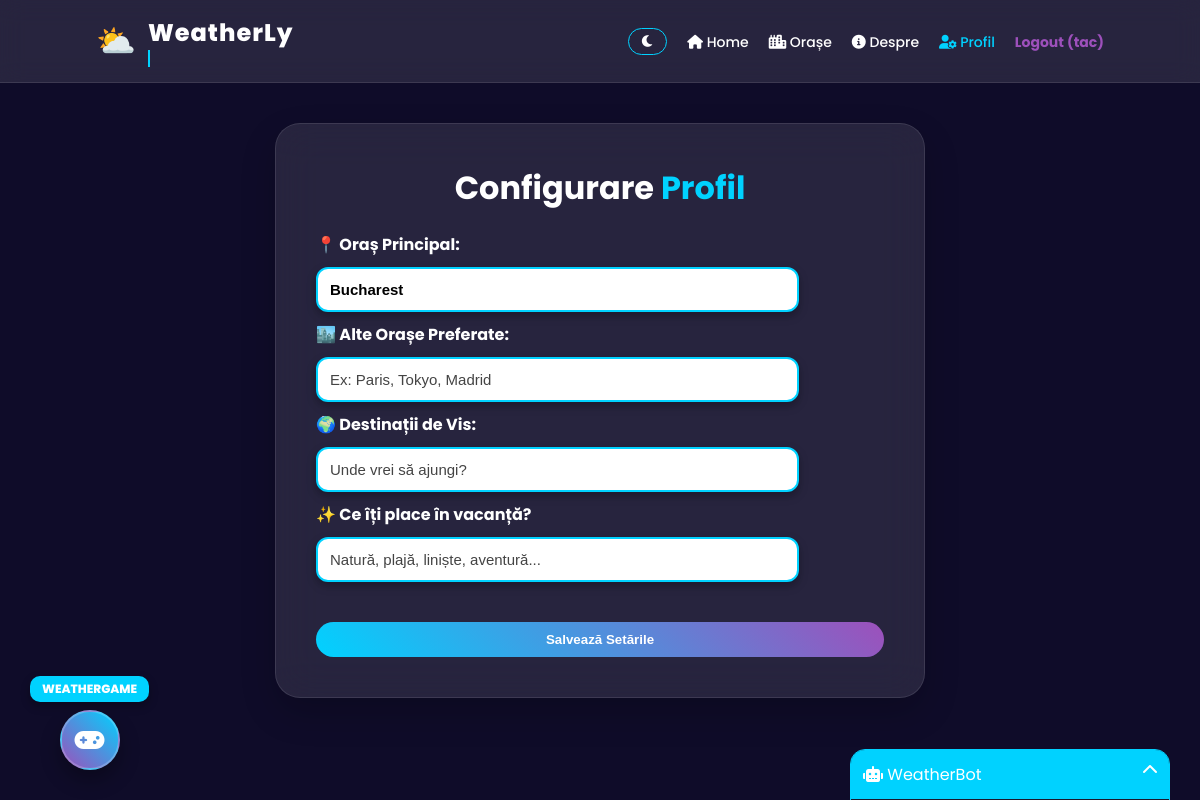
Page /settings (signed in) on the earlier database version.
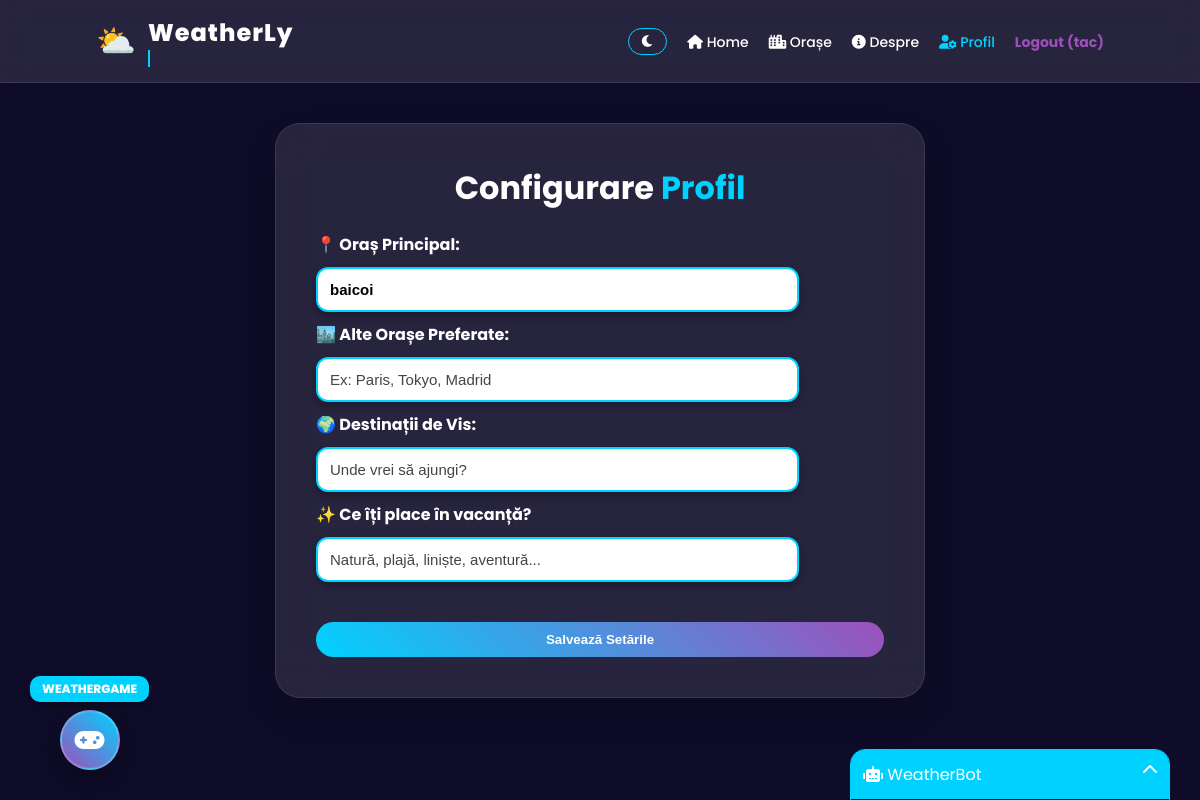
Same page on the later database version.
### auth.py (models this page shows)
class User(UserMixin, db.Model):
    id = db.Column(db.Integer, primary_key=True)
    username = db.Column(db.String(150), unique=True, nullable=False)
    password = db.Column(db.String(150), nullable=False)
    favorite_city = db.Column(db.String(100), default="Bucharest")
    other_cities = db.Column(db.String(500), default="") # Ex: "Paris, Londra"
    fav_destinations = db.Column(db.String(500), default="")
    interests = db.Column(db.String(500), default="") # Ex: "Natură, Soare, Plajă"

### app.py (the view, shortened to what this page needs)
@app.route("/settings", methods=["GET", "POST"])
@login_required
def settings():
    return render_template("settings.html", bg_video="login.mp4")

### app.py (called while the page is built)
@login_manager.user_loader
def load_user(user_id):
    return User.query.get(int(user_id))

### templates/settings.html
{% extends "base.html" %}
{% block content %}
<div class="card" style="max-width: 650px;">
    <h1>Configurare <span style="color: var(--primary);">Profil</span></h1>
    <form method="POST">
        <div style="text-align: left; margin-top: 20px;">
            <p><b>📍 Oraș Principal:</b></p>
            <input type="text" name="fav_city" value="{{ current_user.favorite_city }}" class="auth-input">
            <p><b>🏙️ Alte Orașe Preferate:</b></p>
            <input type="text" name="other_cities" value="{{ current_user.other_cities }}" class="auth-input" placeholder="Ex: Paris, Tokyo, Madrid">
            <p><b>🌍 Destinații de Vis:</b></p>
            <input type="text" name="fav_destinations" value="{{ current_user.fav_destinations }}" class="auth-input" placeholder="Unde vrei să ajungi?">
            <p><b>✨ Ce îți place în vacanță?</b></p>
            <input type="text" name="interests" value="{{ current_user.interests }}" class="auth-input" placeholder="Natură, plajă, liniște, aventură...">
        </div>
        <button type="submit" class="btn" style="width: 100%; margin-top: 30px;">Salvează Setările</button>
    </form>
</div>
{% endblock %}

### templates/base.html (shortened to what this page needs)
<!DOCTYPE html>
<html lang="ro">
<head>
    <link rel="stylesheet" href="{{ url_for('static', filename='style.css') }}">
    <link rel="stylesheet" href="https://cdnjs.cloudflare.com/ajax/libs/font-awesome/6.0.0/css/all.min.css">
</head>
<body>
    <nav class="navbar">
        <div class="logo-wrapper">
            <div class="logo-icon">⛅</div>
            <div class="logo-text-group">
                <a href="/" class="logo" style="padding:0; background:none; text-decoration: none;">WeatherLy</a>
                <div class="typing-sub">Rain or sun, we got you covered...</div>
            </div>
        </div>
        <ul class="nav-links">
            <li>
                <button onclick="toggleDarkMode()" class="btn" id="dark-btn" style="background:none; border:1px solid var(--primary); padding: 5px 12px; cursor: pointer;">
                    <i class="fas fa-moon"></i>
                </button>
            </li>
            <li><a href="/"><i class="fas fa-home"></i> Home</a></li>
            <li><a href="/popular_cities"><i class="fas fa-city"></i> Orașe</a></li>
            <li><a href="/about"><i class="fas fa-info-circle"></i> Despre</a></li>
            {% if current_user.is_authenticated %}
                <li><a href="/settings" style="color: var(--primary);"><i class="fas fa-user-cog"></i> Profil</a></li>
                <li><a href="/logout" style="color: var(--accent); font-weight: bold;">Logout ({{ current_user.username }})</a></li>
            {% else %}
                <li><a href="/login" class="btn">Login</a></li>
            {% endif %}
        </ul>
    </nav>
    <main>
        {% block content %}{% endblock %}
    </main>
    <div class="game-container-float">
        <div class="game-label">WeatherGame</div>
        <a href="/minigame" class="game-float-btn">
            <i class="fas fa-gamepad"></i>
        </a>
    </div>
    <div id="chat-widget" class="chat-closed">
        <div id="chat-header" onclick="toggleChat()">
            <span><i class="fas fa-robot"></i> WeatherBot</span>
            <i id="chat-icon" class="fas fa-chevron-up"></i>
        </div>
    </div>
</body>
</html>

### static/style.css (style rules this page uses)
:root { --primary: #00d2ff; --accent: #9d50bb; --glass: rgba(255, 255, 255, 0.1); --text: #ffffff; --bg-dark: #0a0a0b; }
* { margin: 0; padding: 0; box-sizing: border-box; }
body { margin: 0; font-family: 'Poppins', sans-serif; color: var(--text); min-height: 100vh; background-color: #0f0c29; transition: background-color 0.4s ease, color 0.4s ease; overflow-x: hidden; }
.navbar { display: flex; justify-content: space-between; align-items: center; padding: 15px 8%; background: var(--glass); backdrop-filter: blur(12px); position: sticky; top: 0; z-index: 100; border-bottom: 1px solid rgba(255,255,255,0.1); }
.logo-wrapper { display: flex; align-items: center; gap: 12px; }
.logo-icon { font-size: 32px; animation: float 3s ease-in-out infinite; }
.logo { text-decoration: none; font-size: 24px; font-weight: 800; color: white; letter-spacing: 1px; }
.typing-sub { font-size: 11px; color: var(--primary); font-weight: 300; white-space: nowrap; overflow: hidden; border-right: 2px solid; width: 0; animation: typing 4s steps(30) infinite alternate; }
.nav-links { list-style: none; display: flex; gap: 20px; align-items: center; }
.nav-links a { color: white; text-decoration: none; font-weight: 500; transition: 0.3s; font-size: 14px; }
.card { background: var(--glass); border-radius: 25px; padding: 40px; margin: 40px auto; max-width: 650px; backdrop-filter: blur(20px); border: 1px solid rgba(255,255,255,0.1); text-align: center; box-shadow: 0 15px 35px rgba(0,0,0,0.2); animation: fadeIn 0.6s ease-out; transition: transform 0.4s cubic-bezier(0.175, 0.885, 0.32, 1.275), box-shadow 0.4s ease; }
.btn { padding: 10px 25px; border-radius: 20px; border: none; background: linear-gradient(45deg, var(--primary), var(--accent)); color: white; cursor: pointer; font-weight: 600; transition: 0.3s; }
.auth-input { width: 85%; padding: 12px; margin: 10px 0; border-radius: 12px; border: 2px solid var(--primary); background: #ffffff !important; color: #000000 !important; font-weight: 600; font-size: 15px; outline: none; box-shadow: 0 4px 10px rgba(0,0,0,0.3); }
.auth-input::placeholder { color: #444; font-weight: 400; }
#chat-widget { position: fixed; bottom: 0; right: 30px; width: 320px; background: rgba(26, 26, 46, 0.95); border-radius: 15px 15px 0 0; backdrop-filter: blur(10px); z-index: 1000; transition: 0.4s ease; border: 1px solid var(--primary); }
.chat-closed { transform: translateY(305px); }
#chat-header { background: var(--primary); padding: 12px; cursor: pointer; display: flex; justify-content: space-between; border-radius: 14px 14px 0 0; }

### templates/base.html (style rules this page uses)
.game-container-float { position: fixed; bottom: 30px; left: 30px; display: flex; flex-direction: column; align-items: center; gap: 8px; z-index: 999; }
.game-label { background: var(--primary); color: white; padding: 4px 12px; border-radius: 10px; font-size: 12px; font-weight: 800; text-transform: uppercase; box-shadow: 0 4px 10px rgba(0,0,0,0.3); pointer-events: none; white-space: nowrap; }
.game-float-btn { width: 60px; height: 60px; background: linear-gradient(45deg, var(--accent), var(--primary)); color: white; border-radius: 50%; display: flex; justify-content: center; align-items: center; font-size: 24px; text-decoration: none; box-shadow: 0 10px 20px rgba(0,0,0,0.3); transition: 0.3s cubic-bezier(0.175, 0.885, 0.32, 1.275); border: 2px solid rgba(255,255,255,0.2); }

Differences in the rows shown:
changed User "tac": fav_city "Bucharest" → "baicoi"
